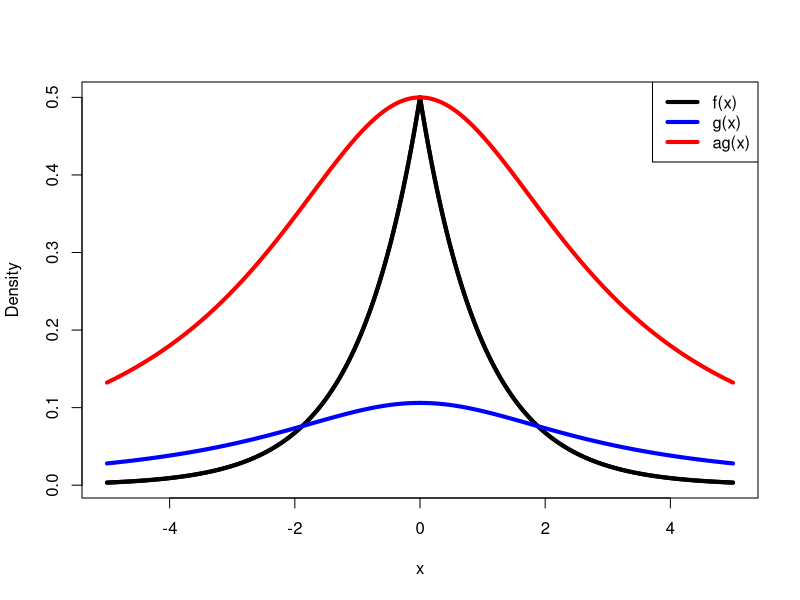
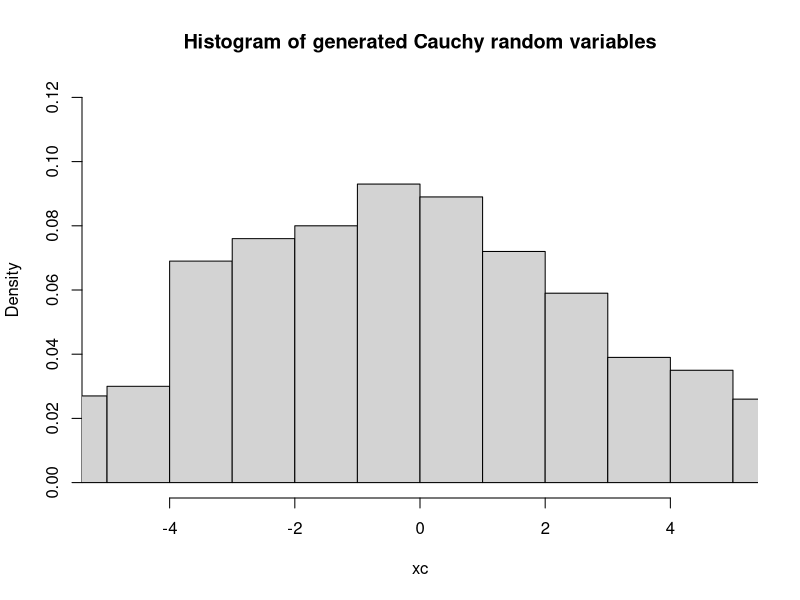

The R source for these figures, in order: (Note: this script raises an error after producing the figures.)
#################  HW3_2 #########################

### HW3_2_a ###

laplace <- function(x, theta=1){(theta/2)*exp(-(theta)*abs(x))}
cauchy <- function(x, mu=3){mu/(pi*(mu^2+x^2))}
myx <- c(seq(-5, -1, length=1000), seq(-1, 1, length= 10000), seq(1, 5, length= 1000))
phi <- laplace(myx)/cauchy(myx)
# plot(myx, phi, type="l", lwd=4, ylab=" ", xlab= "Variables", col="forestgreen")
plot(myx, laplace(myx), lwd=4, ylab= "Density", type = "l", xlab= "x")
lines(myx, laplace(myx), lwd=4, col="black")
lines(myx, cauchy(myx), lwd=4, col="blue")
lines(myx, max(phi)*cauchy(myx), lwd=4, col="red")
#lines(myx, phi, lwd=4, col="forestgreen")
legend("topright",lwd=c(4,4,4),col=c("black","blue", "red"),
       legend=c("f(x)","g(x)", "ag(x)"))

# legend("topright",lwd=c(4,4,4),col=c("black","blue", "red", "forestgreen"),
#        legend=c("f(x)","g(x)", "ag(x)", "f(x)/g(x)"))

a =round(max(phi), 3) #4.712

### HW3_2_b ###
# pdf("~/myplot.pdf", width=5.05, height=3.8)
# mar.default <- c(5,4,4,2) + 0.1
# par(mar = mar.default + c(0, 4, 0, 0)) 

# We can use inversion method, where the cdf can be found by integrating pdf and
# by finding the inverse function of the CDF.

g_cdf <- function(x){atan(x/3)/pi}
inv_g_cdf <- function(x){3*tan(pi*x)}
set.seed(84)
uni <- runif(1000, 0,1)
xc <- inv_g_cdf(uni)
hist(xc, probability = T, xlim= c(-5,5), breaks=seq(-1000, 600, by=1),
     main= "Histogram of generated Cauchy random variables", ylim= c(0, .12))
df <- data.frame(xc, cauchy(xc))
df2<- df[order(df),]
lines(df2, lwd=4)

### HW3_2_c ###
goverf <- function(x){cauchy(x)/laplace(x)}
set.seed(230)
uc=runif(1000,0,1)
tc = a*sapply(xc, goverf)
ut = uc*tc
hist(xc[ut <=1], prob=T, xlim=c(-4,4), ylim = c(0,0.5), breaks=seq(-4,6,by=0.5), 
     main="Histogram of generated random variables \nfrom Laplace distribution",
     xlab="xc")
# Now superimpose the standard normal distribution
# on our histogram
x=seq(-4,4,length=1000)
lines(x,laplace(x), lwd=4)

sum(ut<=1)/1000
